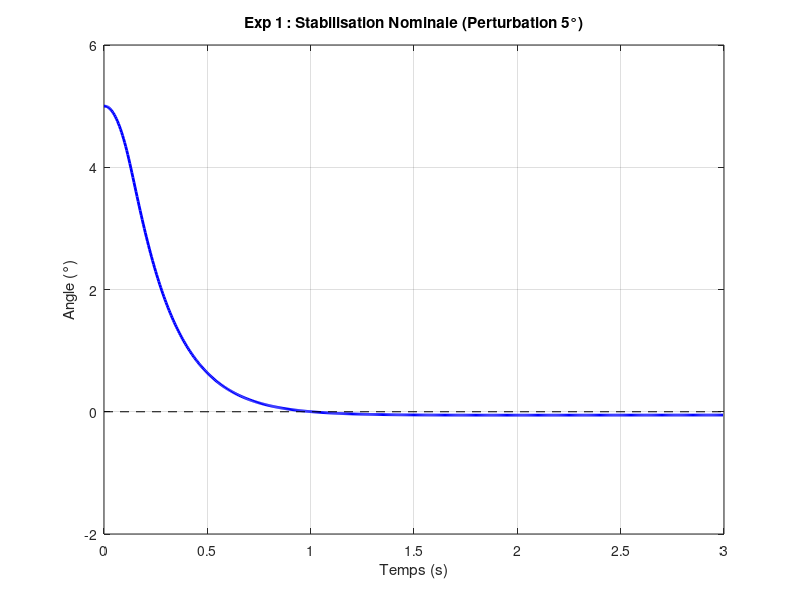

This figure's MATLAB source:
%% Expérience 1 : Stabilisation Nominale (Angle faible 5°)
clear all; close all; clc;

% --- Paramètres Physiques ---
g = 9.81; 
mb = 0.5; % 500g masse
lb = 0.075; % bras de levier
Ieq = 0.06;  % inertie (m*d²)
Cb = 0.001; % résistance de lair

% --- Configuration ---
dt = 0.005; t_final = 3; n_steps = t_final/dt;
theta = zeros(1, n_steps); theta_dot = zeros(1, n_steps); time = zeros(1, n_steps);
theta(1) = deg2rad(5); % Petite perturbation de 5°

% --- PID Nominal --- 
Kp = 7.0; %force de rappel
Kd = 1.8; % amortisseur
Ki = 0.3; % corrige les erreurs 
integral_error = 0;

for k = 1:n_steps-1
    error = 0 - theta(k);
    integral_error = integral_error + error * dt;
    
    % Loi de commande PID
    Tm_pid = Kp*error + Ki*integral_error - Kd*theta_dot(k);
    Tm = max(min(Tm_pid, 0.10), -0.10); % Saturation EMAX 
    
    % Dynamique
    theta_ddot = (-mb*g*lb * sin(theta(k)) + Tm - Cb*theta_dot(k)) / Ieq;
    
    % Methode d'Euler prédictive
    theta_dot(k+1) = theta_dot(k) + theta_ddot * dt;
    theta(k+1) = theta(k) + theta_dot(k) * dt;
    time(k+1) = time(k) + dt;
end

figure('Color', 'w'); plot(time, rad2deg(theta), 'b', 'LineWidth', 2);
grid on; line([0 t_final], [0 0], 'Color', 'k', 'LineStyle', '--');
title('Exp 1 : Stabilisation Nominale (Perturbation 5°)');
xlabel('Temps (s)'); ylabel('Angle (°)'); ylim([-2 6]);
